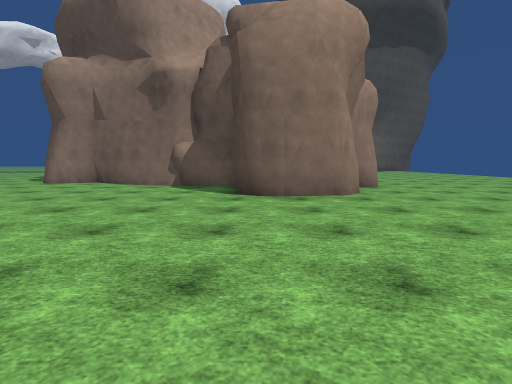
[1] (above)

24 first-person views from a walk through a 3-D level made in the Unity game engine. The camera is 1.4 m above the floor, tilts 6° down and sees 85° across. The floor is counted in squares, 2 m on a side. Each view is taken from the middle of a square. On the plan, view 1 faces up. The plan holds only what a view shows up to about 9 squares ahead; the rest is blank. The place goes on beyond the plan. The player character is not drawn. Some animated figures are left out. Some surface patterns are stand-ins.

[2]
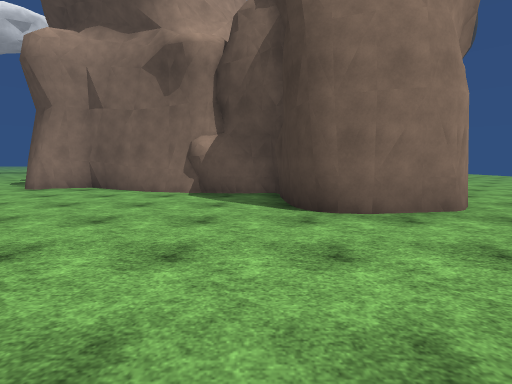

[3]
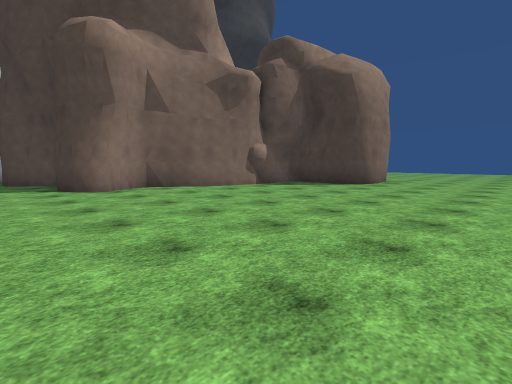

[4]
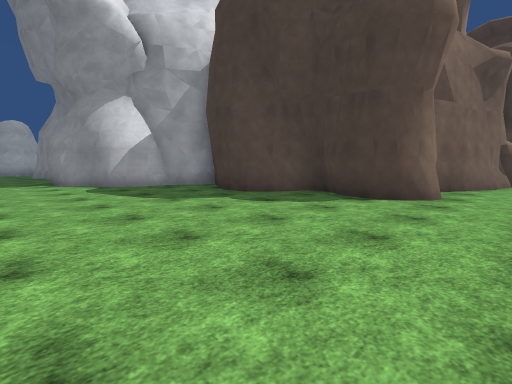

[5]
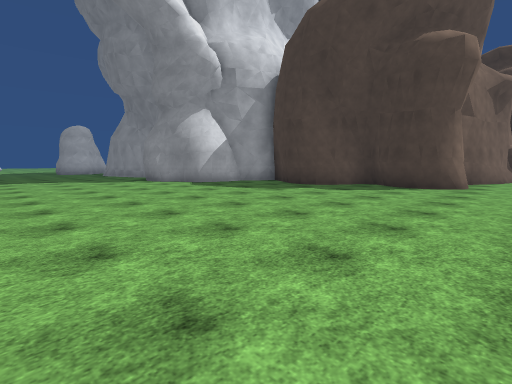

[6]
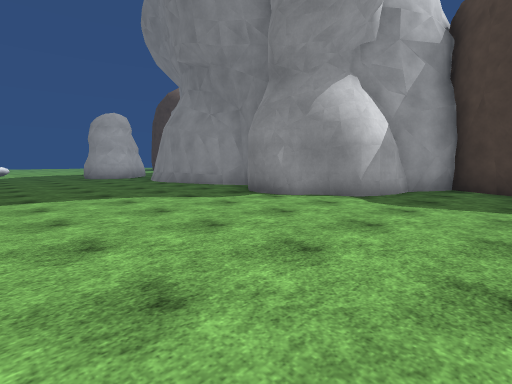

[7]
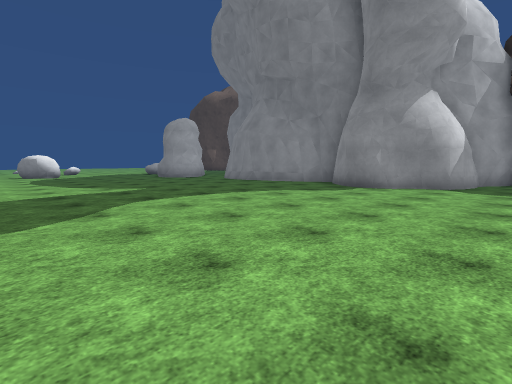

[8]
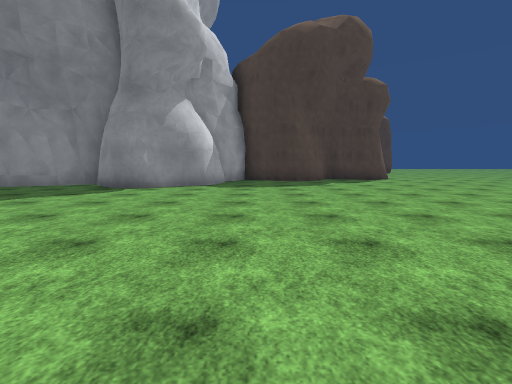

[9]
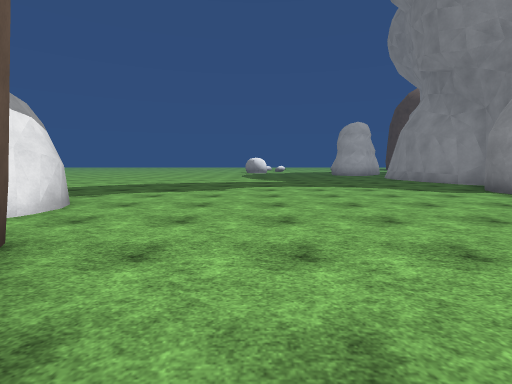

[10]
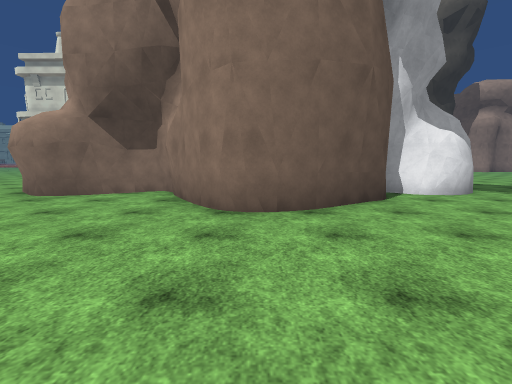

[11]
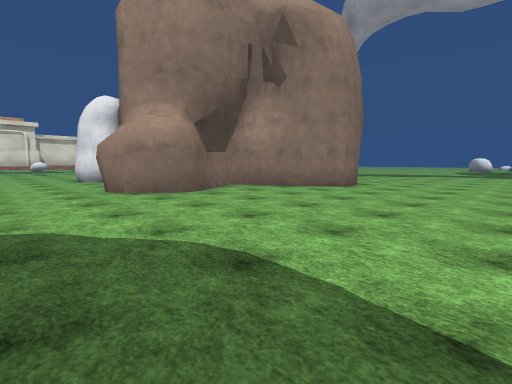

[12]
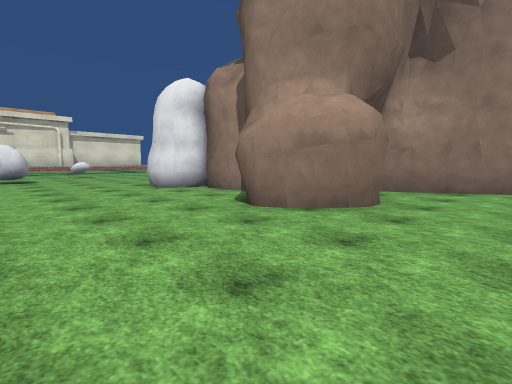

[13]
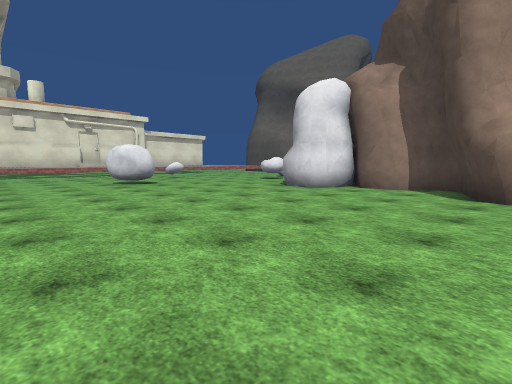

[14]
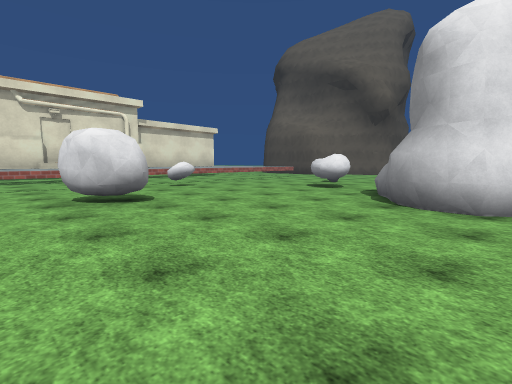

[15]
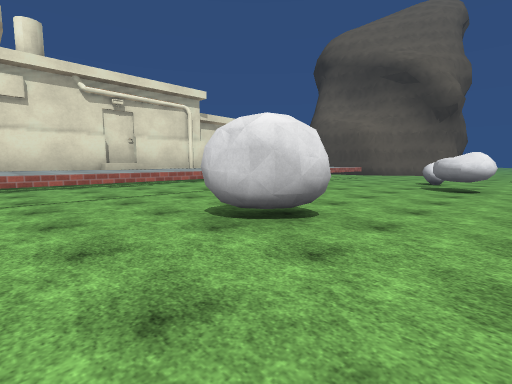

[16]
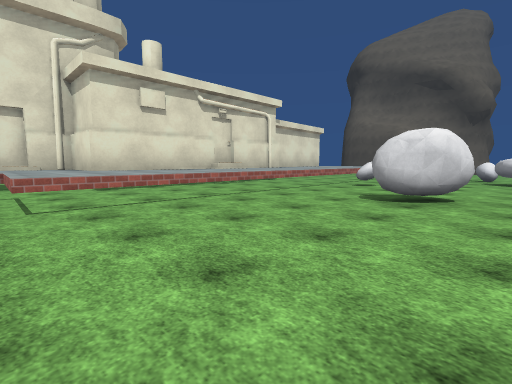

[17]
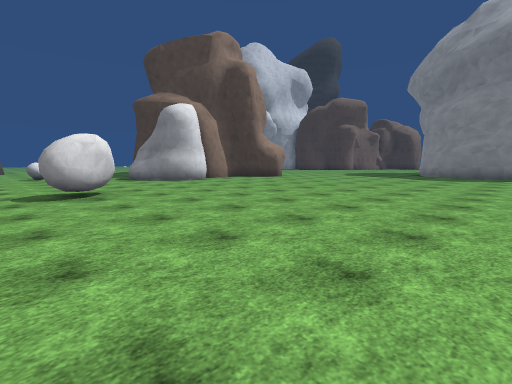

[18]
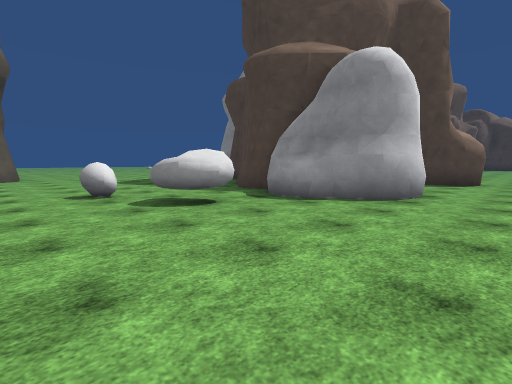

[19]
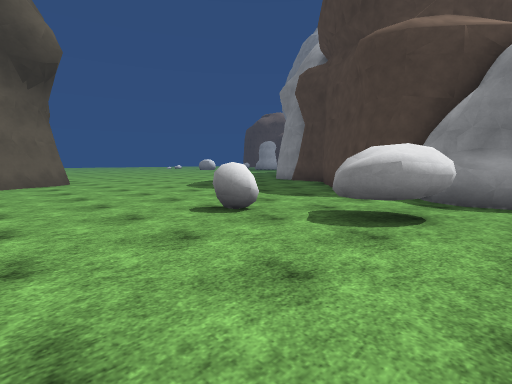

[20]
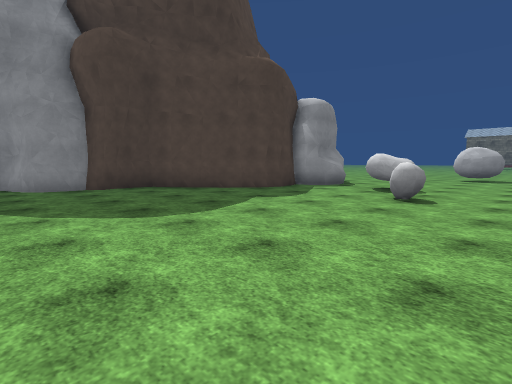

[21]
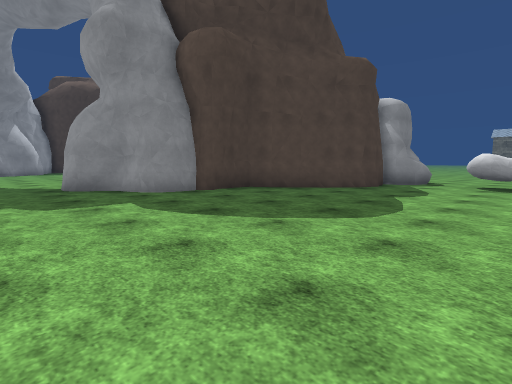

[22]
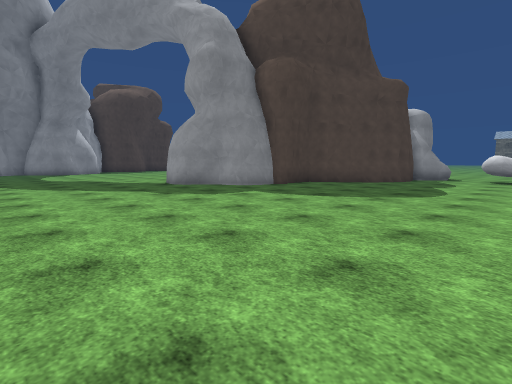

[23]
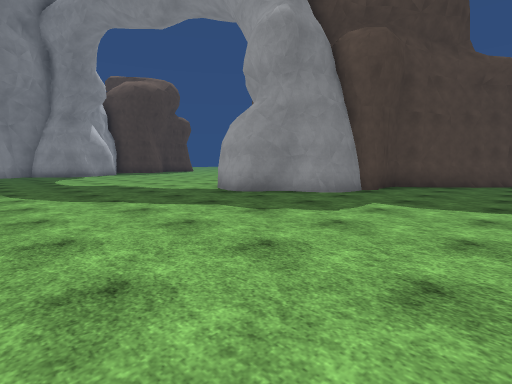

[24]
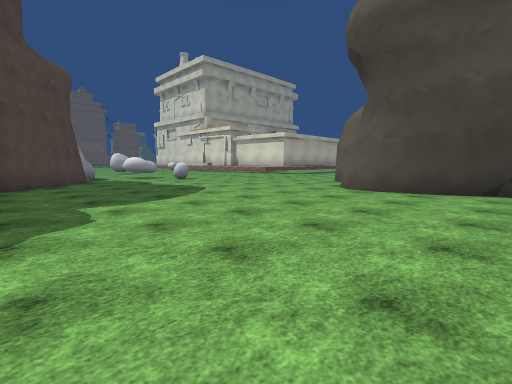

### Floor plan
Key: @ floor where view 1 was taken; # wall or solid block; x gap in a wall; . floor; ^ raised ledge.
Columns run from 34 left of view 1 to 3 right of it. Each row starts with its distance up from view 1.
 22   #.....................#
 21   #.....................#
 20   ##....................#
 19   ##...................##
 18  ##....................##
 17  ...........##..........##
 16  ..........###...........##
 15  .........## #............#
 14  .........#    #..........#
 13  ........##    ##.........##
 12  .......##     ##..........#
 11  ...#...#     ##...........#
 10  ....#..#    ##............####
  9  ....#.##    #................#####
  8  ......########...................# ##
  7   ......##..###......   ..........###.
  6 ^x#..................    .........###.
  5 ^....................    .............
  4 ^..##................    .............
  3 ^................        .............
  2 ^.............           ............
  1 ^.............                   ...
  0 ^.............                    @
 -1 ^............
 -2 .............
 -3   ...........

Positions as (right, up) in squares from view 1, and headings:
1: (0, 0), facing up
2: (-1, 2), facing up
3: (-9, 2), facing up-right
4: (-13, 8), facing up-right
5: (-16, 8), facing up-right
6: (-16, 14), facing up-right
7: (-19, 15), facing up-right
8: (-19, 15), facing right
9: (-17, 12), facing up
10: (-14, 12), facing left
11: (-14, 4), facing up-left
12: (-18, 3), facing up-left
13: (-21, 0), facing up-left
14: (-25, 2), facing up-left
15: (-28, 1), facing up-left
16: (-29, -2), facing up-left
17: (-32, -3), facing up-right
18: (-32, 5), facing up-right
19: (-33, 8), facing up-right
20: (-32, 17), facing down-right
21: (-30, 19), facing down-right
22: (-30, 22), facing down-right
23: (-27, 22), facing down-right
24: (-24, 22), facing down-left
